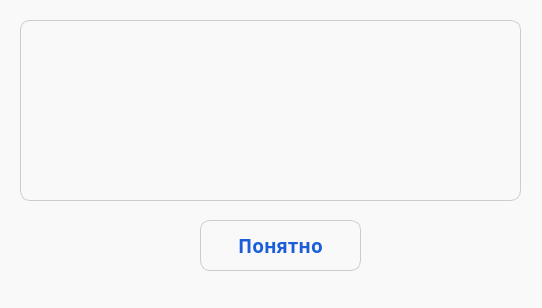
<?xml version="1.0" encoding="UTF-8"?>
<ui version="4.0">
 <class>HelpDialog</class>
 <widget class="QDialog" name="HelpDialog">
  <property name="geometry">
   <rect>
    <x>0</x>
    <y>0</y>
    <width>542</width>
    <height>308</height>
   </rect>
  </property>
  <property name="windowTitle">
   <string>Help</string>
  </property>
  <property name="windowIcon">
   <iconset>
    <normaloff>docdoc_window_icon.png</normaloff>docdoc_window_icon.png</iconset>
  </property>
  <property name="styleSheet">
   <string notr="true">QDialog {background-color:rgb(249, 249, 249)}
QPushButton {background-color:rgb(249, 249, 249);  color:rgb(28, 94, 217); border-radius: 10px;border: 1px solid #CCCCCC;}
QPushButton:hover {background-color:rgb(230, 230, 230);}
QPushButton:pressed {background-color:rgb(212, 212, 212);}
QLineEdit {padding: 5; border-radius: 10px;border: 1px solid #CCCCCC;font: 25 14pt &quot;Yu Gothic UI Light&quot;;}
QLabel {color:rgb(28, 94, 217,);}</string>
  </property>
  <widget class="QPushButton" name="quit_button">
   <property name="geometry">
    <rect>
     <x>200</x>
     <y>220</y>
     <width>161</width>
     <height>51</height>
    </rect>
   </property>
   <property name="font">
    <font>
     <family>Yu Gothic UI Semibold</family>
     <pointsize>14</pointsize>
     <weight>75</weight>
     <bold>true</bold>
    </font>
   </property>
   <property name="text">
    <string>Понятно</string>
   </property>
  </widget>
  <widget class="QLabel" name="help_field">
   <property name="geometry">
    <rect>
     <x>20</x>
     <y>20</y>
     <width>501</width>
     <height>181</height>
    </rect>
   </property>
   <property name="styleSheet">
    <string notr="true">font: 25 16pt &quot;Yu Gothic UI Light&quot;; padding: 8; color:rgb(28, 94, 217); border-radius: 10px;border: 1px solid #CCCCCC; background-color:rgb(249, 249, 249);</string>
   </property>
   <property name="text">
    <string/>
   </property>
   <property name="alignment">
    <set>Qt::AlignCenter</set>
   </property>
   <property name="wordWrap">
    <bool>true</bool>
   </property>
  </widget>
 </widget>
 <resources/>
 <connections/>
</ui>
